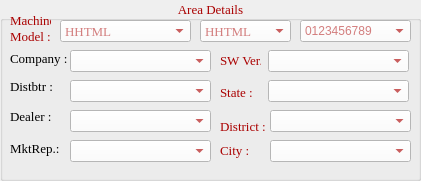
   <widget class="QGroupBox" name="groupBox_2">
    <property name="geometry">
     <rect>
      <x>20</x>
      <y>30</y>
      <width>421</width>
      <height>181</height>
     </rect>
    </property>
    <property name="font">
     <font>
      <family>Times New Roman</family>
      <pointsize>10</pointsize>
     </font>
    </property>
    <property name="styleSheet">
     <string notr="true">color: rgb(170, 0, 0);</string>
    </property>
    <property name="title">
     <string>Area Details</string>
    </property>
    <property name="alignment">
     <set>Qt::AlignCenter</set>
    </property>
    <widget class="QLabel" name="label_5">
     <property name="geometry">
      <rect>
       <x>10</x>
       <y>20</y>
       <width>47</width>
       <height>13</height>
      </rect>
     </property>
     <property name="text">
      <string/>
     </property>
    </widget>
    <widget class="QLabel" name="label_6">
     <property name="geometry">
      <rect>
       <x>10</x>
       <y>10</y>
       <width>41</width>
       <height>21</height>
      </rect>
     </property>
     <property name="font">
      <font>
       <family>Times New Roman</family>
       <pointsize>10</pointsize>
      </font>
     </property>
     <property name="styleSheet">
      <string notr="true">color: rgb(0, 0, 0);
color: rgb(170, 0, 0);</string>
     </property>
     <property name="text">
      <string>Machine </string>
     </property>
    </widget>
    <widget class="QLabel" name="label_7">
     <property name="geometry">
      <rect>
       <x>10</x>
       <y>30</y>
       <width>47</width>
       <height>13</height>
      </rect>
     </property>
     <property name="font">
      <font>
       <family>Times New Roman</family>
       <pointsize>10</pointsize>
      </font>
     </property>
     <property name="styleSheet">
      <string notr="true">color: rgb(170, 0, 0);</string>
     </property>
     <property name="text">
      <string>Model :</string>
     </property>
    </widget>
    <widget class="QComboBox" name="comboBox_6">
     <property name="geometry">
      <rect>
       <x>60</x>
       <y>20</y>
       <width>131</width>
       <height>22</height>
      </rect>
     </property>
     <property name="font">
      <font>
       <family>Times New Roman</family>
       <pointsize>10</pointsize>
      </font>
     </property>
     <property name="styleSheet">
      <string notr="true">background-color: rgb(255, 255, 255);</string>
     </property>
     <property name="placeholderText">
      <string>HHTML</string>
     </property>
    </widget>
    <widget class="QComboBox" name="comboBox_7">
     <property name="geometry">
      <rect>
       <x>300</x>
       <y>20</y>
       <width>111</width>
       <height>22</height>
      </rect>
     </property>
     <property name="styleSheet">
      <string notr="true">background-color: rgb(255, 255, 255);</string>
     </property>
     <property name="placeholderText">
      <string>0123456789</string>
     </property>
    </widget>
    <widget class="QComboBox" name="comboBox_8">
     <property name="geometry">
      <rect>
       <x>200</x>
       <y>20</y>
       <width>91</width>
       <height>22</height>
      </rect>
     </property>
     <property name="font">
      <font>
       <family>Times New Roman</family>
       <pointsize>10</pointsize>
      </font>
     </property>
     <property name="styleSheet">
      <string notr="true">background-color: rgb(255, 255, 255);
</string>
     </property>
     <property name="placeholderText">
      <string>HHTML</string>
     </property>
    </widget>
    <widget class="QLabel" name="label_8">
     <property name="geometry">
      <rect>
       <x>10</x>
       <y>50</y>
       <width>61</width>
       <height>16</height>
      </rect>
     </property>
     <property name="font">
      <font>
       <family>Times New Roman</family>
       <pointsize>10</pointsize>
      </font>
     </property>
     <property name="styleSheet">
      <string notr="true">color: rgb(0, 0, 0);</string>
     </property>
     <property name="text">
      <string>Company :</string>
     </property>
    </widget>
    <widget class="QComboBox" name="comboBox_9">
     <property name="geometry">
      <rect>
       <x>70</x>
       <y>50</y>
       <width>141</width>
       <height>22</height>
      </rect>
     </property>
     <property name="styleSheet">
      <string notr="true">background-color: rgb(255, 255, 255);</string>
     </property>
    </widget>
    <widget class="QLabel" name="label_48">
     <property name="geometry">
      <rect>
       <x>220</x>
       <y>50</y>
       <width>41</width>
       <height>20</height>
      </rect>
     </property>
     <property name="font">
      <font>
       <family>Times New Roman</family>
       <pointsize>10</pointsize>
      </font>
     </property>
     <property name="styleSheet">
      <string notr="true">color: rgb(170, 0, 0);</string>
     </property>
     <property name="text">
      <string>SW Ver.:</string>
     </property>
    </widget>
    <widget class="QComboBox" name="comboBox_10">
     <property name="geometry">
      <rect>
       <x>268</x>
       <y>50</y>
       <width>141</width>
       <height>22</height>
      </rect>
     </property>
     <property name="styleSheet">
      <string notr="true">background-color: rgb(255, 255, 255);</string>
     </property>
    </widget>
    <widget class="QLabel" name="label_49">
     <property name="geometry">
      <rect>
       <x>10</x>
       <y>80</y>
       <width>47</width>
       <height>13</height>
      </rect>
     </property>
     <property name="font">
      <font>
       <family>Times New Roman</family>
       <pointsize>10</pointsize>
      </font>
     </property>
     <property name="styleSheet">
      <string notr="true">color: rgb(0, 0, 0);</string>
     </property>
     <property name="text">
      <string>Distbtr :</string>
     </property>
    </widget>
    <widget class="QComboBox" name="comboBox_11">
     <property name="geometry">
      <rect>
       <x>70</x>
       <y>80</y>
       <width>141</width>
       <height>22</height>
      </rect>
     </property>
     <property name="styleSheet">
      <string notr="true">background-color: rgb(255, 255, 255);</string>
     </property>
    </widget>
    <widget class="QLabel" name="label_50">
     <property name="geometry">
      <rect>
       <x>220</x>
       <y>82</y>
       <width>47</width>
       <height>21</height>
      </rect>
     </property>
     <property name="font">
      <font>
       <family>Times New Roman</family>
       <pointsize>10</pointsize>
      </font>
     </property>
     <property name="styleSheet">
      <string notr="true">color: rgb(170, 0, 0);</string>
     </property>
     <property name="text">
      <string>State :</string>
     </property>
    </widget>
    <widget class="QComboBox" name="comboBox_12">
     <property name="geometry">
      <rect>
       <x>268</x>
       <y>80</y>
       <width>141</width>
       <height>22</height>
      </rect>
     </property>
     <property name="styleSheet">
      <string notr="true">background-color: rgb(255, 255, 255);</string>
     </property>
    </widget>
    <widget class="QLabel" name="label_51">
     <property name="geometry">
      <rect>
       <x>10</x>
       <y>110</y>
       <width>47</width>
       <height>13</height>
      </rect>
     </property>
     <property name="font">
      <font>
       <family>Times New Roman</family>
       <pointsize>10</pointsize>
      </font>
     </property>
     <property name="styleSheet">
      <string notr="true">color: rgb(0, 0, 0);</string>
     </property>
     <property name="text">
      <string>Dealer :</string>
     </property>
    </widget>
    <widget class="QComboBox" name="comboBox_13">
     <property name="geometry">
      <rect>
       <x>70</x>
       <y>110</y>
       <width>141</width>
       <height>22</height>
      </rect>
     </property>
     <property name="styleSheet">
      <string notr="true">background-color: rgb(255, 255, 255);</string>
     </property>
    </widget>
    <widget class="QLabel" name="label_52">
     <property name="geometry">
      <rect>
       <x>220</x>
       <y>120</y>
       <width>47</width>
       <height>13</height>
      </rect>
     </property>
     <property name="font">
      <font>
       <family>Times New Roman</family>
       <pointsize>10</pointsize>
      </font>
     </property>
     <property name="styleSheet">
      <string notr="true">color: rgb(170, 0, 0);</string>
     </property>
     <property name="text">
      <string>District :</string>
     </property>
    </widget>
    <widget class="QComboBox" name="comboBox_14">
     <property name="geometry">
      <rect>
       <x>270</x>
       <y>110</y>
       <width>141</width>
       <height>22</height>
      </rect>
     </property>
     <property name="styleSheet">
      <string notr="true">background-color: rgb(255, 255, 255);</string>
     </property>
    </widget>
    <widget class="QLabel" name="label_53">
     <property name="geometry">
      <rect>
       <x>10</x>
       <y>140</y>
       <width>61</width>
       <height>16</height>
      </rect>
     </property>
     <property name="font">
      <font>
       <family>Times New Roman</family>
       <pointsize>10</pointsize>
      </font>
     </property>
     <property name="styleSheet">
      <string notr="true">color: rgb(0, 0, 0);</string>
     </property>
     <property name="text">
      <string>MktRep.:</string>
     </property>
    </widget>
    <widget class="QComboBox" name="comboBox_15">
     <property name="geometry">
      <rect>
       <x>70</x>
       <y>140</y>
       <width>141</width>
       <height>22</height>
      </rect>
     </property>
     <property name="styleSheet">
      <string notr="true">background-color: rgb(255, 255, 255);</string>
     </property>
    </widget>
    <widget class="QLabel" name="label_54">
     <property name="geometry">
      <rect>
       <x>220</x>
       <y>140</y>
       <width>47</width>
       <height>21</height>
      </rect>
     </property>
     <property name="font">
      <font>
       <family>Times New Roman</family>
       <pointsize>10</pointsize>
       <weight>50</weight>
       <bold>false</bold>
      </font>
     </property>
     <property name="styleSheet">
      <string notr="true">color: rgb(170, 0, 0);</string>
     </property>
     <property name="text">
      <string>City :</string>
     </property>
    </widget>
    <widget class="QComboBox" name="comboBox_16">
     <property name="geometry">
      <rect>
       <x>270</x>
       <y>140</y>
       <width>141</width>
       <height>22</height>
      </rect>
     </property>
     <property name="styleSheet">
      <string notr="true">background-color: rgb(255, 255, 255);</string>
     </property>
    </widget>
   </widget>
